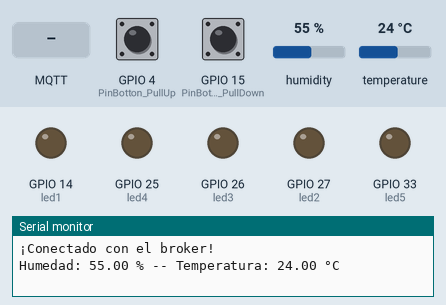
Recording of a sketch running on a simulated ESP32. Parts: output pins drawn as LEDs (lit = HIGH), the last lines printed to the serial monitor. Inputs (shaded band) come from the test bench; at power-on: GPIO 4 (PinBotton_PullUp) HIGH, GPIO 15 (PinBotton_PullDown) LOW, humidity 55 %, temperature 24 °C. No MQTT or app messages arrive unless stated.

Above: at 6.2 s.
6.3 s: MQTT message "1" arrives on the first subscribed topic
At 7.7 s:
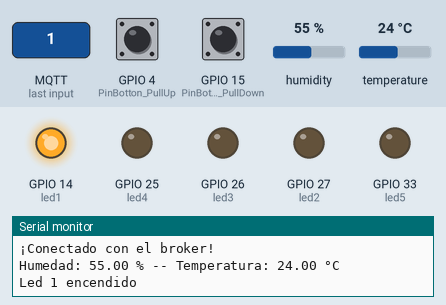
8.0 s: MQTT message "2" arrives on the first subscribed topic
At 9.0 s:
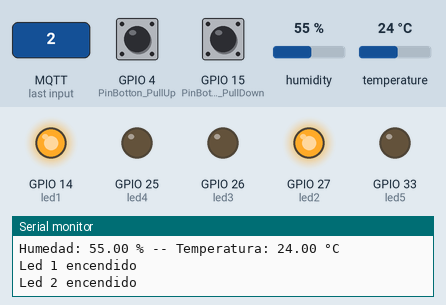
9.5 s: MQTT message "3" arrives on the first subscribed topic
At 10.1 s:
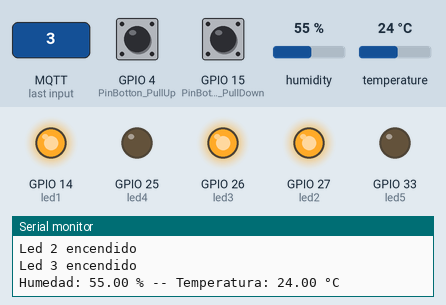
11.0 s: MQTT message "4" arrives on the first subscribed topic
At 11.3 s:
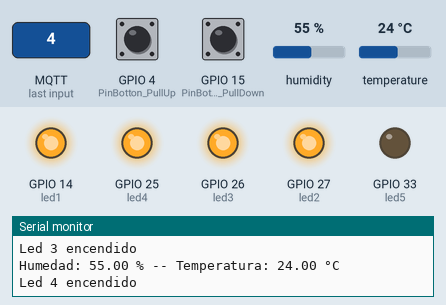
12.5 s: MQTT message "5" arrives on the first subscribed topic
At 13.6 s:
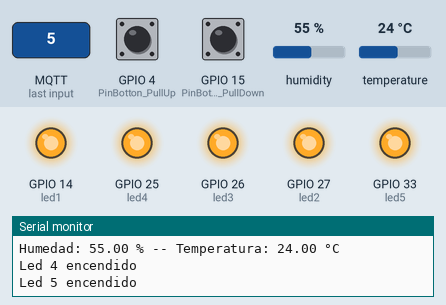
Timing chart, 0 to 15.5 s (numbered marks = the images above; inputs shaded):
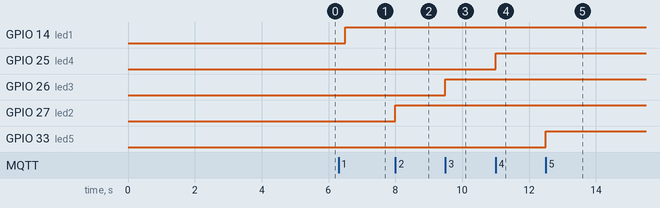

The sketch:

PichardoRico_Practica3.ino
```cpp
//Práctica 3: MQTT
//Pichardo Rico Cristian Eduardo

//Biblioteca para MQTT
#include <EspMQTTClient.h>
#include <DHT.h>

#define PinBotton_PullUp 4  //Boton 1
#define PinBotton_PullDown 15 //Boton 2
#define luz 34  // LDR
#define pot 35       // Potenciómetro
#define led1 14      // LED 1
#define led2 27      // LED 2
#define led3 26      // LED 3
#define led4 25      // LED 4
#define led5 33      // LED 5
#define pinDHT 32    // Pin para DHT11
#define DHTTYPE DHT11

//Definimos los leds que se usarán en un arreglo
const int leds[5] = {led1, led2, led3, led4, led5};

//Variables de configuración del objeto MQTT cliente
const char* ssid = "Nombre_RED";
const char* password = "Contraseña";
const char* broker = "test.mosquitto.org";  // Dirección del broker
const char* nameClient = "Nombre_cliente";    // Nombre del dispositivo
const int port = 1883;                       // Puerto

//Tópicos
String topicSubLed = "ClaseIoT/Pichardo/Led";
String topicPubLuz = "ClaseIoT/Pichardo/Fotoresistencia";
String topicPubPot = "ClaseIoT/Pichardo/Potenciometro";
String topicPubHum = "ClaseIoT/Pichardo/DHT/Humedad";
String topicPubTemp = "ClaseIoT/Pichardo/DHT/Temperatura";

//Definimos 3 variables para el contador
long timeCounter = 0; //Variable que almacenará la función del millis; comienza en cero
const int timeThreshold = 350; //Contador umbral
long timeDHT = 0; //tiempo auxiliar para publicación de DHT

//Inicializamos el sensor DHT
DHT dht(pinDHT, DHTTYPE);

//Objeto cliente
EspMQTTClient client(ssid, password, broker, nameClient, port);

void setup() {
  Serial.begin(115200); //Comunicación Serial
  dht.begin(); // Inicializa el DHT
  pinMode(luz, INPUT);
  pinMode(pot, INPUT);
  pinMode(PinBotton_PullUp, INPUT); //Declaramos botón pullup
  pinMode(PinBotton_PullDown, INPUT); //Declaramos el botón pulldown

  //Definimos los leds como salida dentro de un ciclo for
  for (int i = 0; i < 5 ; i++) {
    pinMode(leds[i], OUTPUT);
  }

  //Conexión con el broker
  if (!client.isConnected()) {
    Serial.println("¡Conectado con el broker!");
  }
  else {
    Serial.println("No Conectado, revise su conexión");
  }
  delay(5000);
}

void onConnectionEstablished(){
  // Suscripción al tópico para encender LEDs
  client.subscribe(topicSubLed, [](const String & payload) {
    handleLedControl(payload);
  });
}

void handleLedControl(const String & payload) {
  int ledValue = payload.toInt();

  // Control de los LEDs basado en el valor recibido
  if (ledValue == 1) {
    digitalWrite(led1, HIGH);
    Serial.println("Led 1 encendido");
  }
  else if (ledValue == 2) {
    digitalWrite(led2, HIGH);
    Serial.println("Led 2 encendido");
  }
  else if (ledValue == 3) {
    digitalWrite(led3, HIGH);
    Serial.println("Led 3 encendido");
  }
  else if (ledValue == 4) {
    digitalWrite(led4, HIGH);
    Serial.println("Led 4 encendido");
  }
  else if (ledValue == 5) {
    digitalWrite(led5, HIGH);
    Serial.println("Led 5 encendido");
  }
  else if (ledValue == 0) {
    for (int i = 0; i < 5 ; i++) {
      digitalWrite(leds[i], LOW);
    }
    Serial.println("Todos los leds se han apagado");
  }
  else if(ledValue == 6){
    for (int i = 0; i < 5 ; i++) {
      digitalWrite(leds[i], LOW);
    }
    for (int i = 0; i < 5 ; i=i+2) {
      digitalWrite(leds[i], HIGH);
    }
    Serial.println("Leds impares encendidos");
  }
  else if(ledValue == 7){
    for (int i = 0; i < 5 ; i++) {
      digitalWrite(leds[i], LOW);
    }
    for (int i = 1; i < 5 ; i=i+2) {
      digitalWrite(leds[i], HIGH);
    }
    Serial.println("Leds pares encendidos");
  }
  else if(ledValue == 8){
    Serial.println("Tren encendido");
    for (int i = 0; i < 5 ; i++) {
      digitalWrite(leds[i], LOW);
    }
    for (int i = 0; i < 5 ; i++) {
      digitalWrite(leds[i], HIGH);
      delay(800);
    }
  }
  else if(ledValue == 9){
    Serial.println("Tren apagado");
    for (int i = 0; i < 5 ; i++) {
      digitalWrite(leds[i], HIGH);
    }
    for (int i = 4; i>=0 ; i--) {
      digitalWrite(leds[i], LOW);
      delay(800);
    }
  }
  else{
    Serial.println("Valor no válido");
    }
}

void loop() {
  client.loop(); // Manejador del cliente MQTT

  //Estados de los botones
  int in_up = digitalRead(PinBotton_PullUp);
  int in_down = digitalRead(PinBotton_PullDown);

  //Fotoresistencia
  if(in_up == LOW){ //Si el botón pullup es presionado entonces entrará a este if
    if(millis() > timeCounter + timeThreshold){ //Si el tiempo de ejecución es mayor al tiempo umbral más el tiempo de conteo entonces entra a este if
      int sensorLuz = analogRead(luz);
      client.publish(topicPubLuz, String(sensorLuz)); //Publica el valor del LDR
      Serial.print("El valor de la fotoresistencia es: ");
      Serial.println(sensorLuz);

      timeCounter = millis(); //Se almacena timeCounter en la función millis()
      }
  }

  //Potenciometro
  if(in_down == HIGH){ //Si se pulsa el botón pulldown entonces entra a este if
    if (millis() > timeCounter + timeThreshold){
      int sensorPot = analogRead(pot);
      client.publish(topicPubPot, String(sensorPot)); //Publica el valor del potenciómetro
      Serial.print("El valor del potenciometro es: ");
      Serial.println(sensorPot);

      timeCounter = millis(); //Se almacena time counter en la función millis()
    }
  }


  //DHT: temperatura y humedad (cada 5 segundos)
  if (millis() - timeDHT > 5000){
    float h = dht.readHumidity();
    float t = dht.readTemperature();

    if (isnan(h) || isnan(t)){
      Serial.println("Error al leer el sensor DHT");
      return;
    }

    //Publica la humedad y temperatura
    client.publish(topicPubTemp, String(t));
    client.publish(topicPubHum, String(h));
    Serial.print("Humedad: ");
    Serial.print(h);
    Serial.print(" % -- Temperatura: ");
    Serial.print(t);
    Serial.println(" °C");

    timeDHT = millis();
  }
}
```

Measured:
- after the input at 6.3 s, GPIO 14 (led1): LOW → HIGH after 0.20 s
- after the input at 8.0 s, GPIO 27 (led2): LOW → HIGH at once
- after the input at 9.5 s, GPIO 26 (led3): LOW → HIGH at once
- after the input at 11.0 s, GPIO 25 (led4): LOW → HIGH at once
- after the input at 12.5 s, GPIO 33 (led5): LOW → HIGH at once
